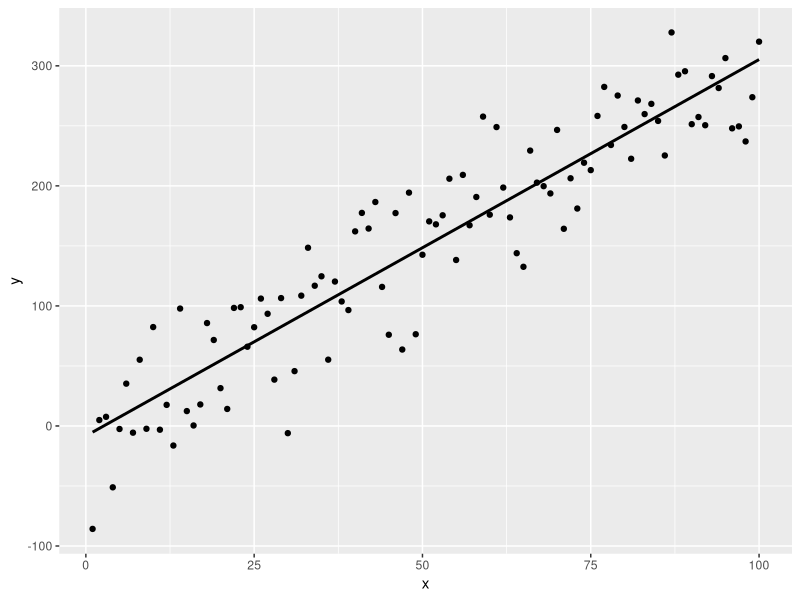
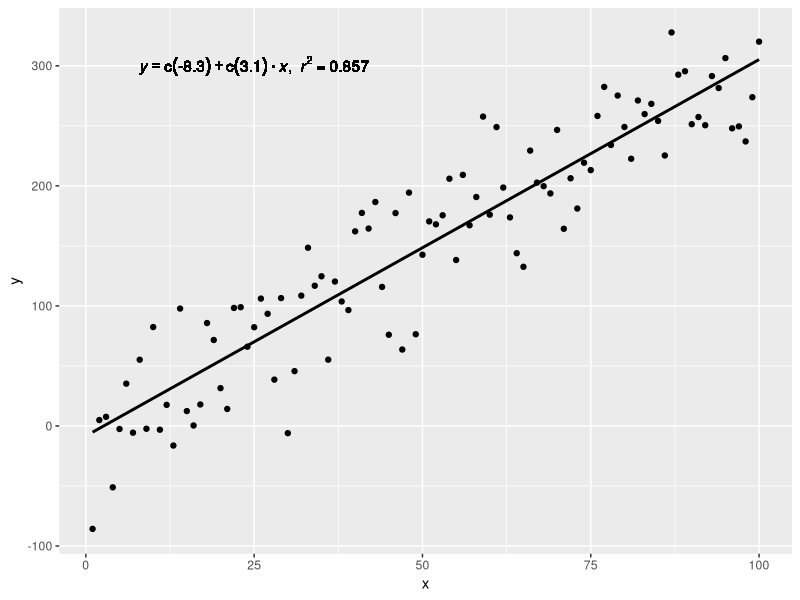

Here is the R script that generated these plots, in order: (Note: this script raises an error after producing the figures.)
###  1: plot regression line, and add reg equation and R_square on the graph
library(ggplot2)
df <- data.frame(x = c(1:100))
df$y <- 2 + 3 * df$x + rnorm(100, sd = 40)
p <- ggplot(data = df, aes(x = x, y = y)) +
            geom_smooth(method = "lm", se=FALSE, color="black", formula = y ~ x) +
            geom_point()

p

lm_eqn = function(df){
    m = lm(y ~ x, df);
    eq <- substitute(italic(y) == a + b %.% italic(x)*","~~italic(r)^2~"="~r2, 
         list(a = format(coef(m)[1], digits = 2), 
              b = format(coef(m)[2], digits = 2), 
             r2 = format(summary(m)$r.squared, digits = 3)))
    as.character(as.expression(eq));                 
}

p1 = p + geom_text(aes(x = 25, y = 300, label = lm_eqn(df)), parse = TRUE)

p1


###  2: add the number of counts in the histogram / bar plot
library(plyr)
library(ggplot2)
ggplot(diamonds)+geom_histogram(aes(cut))
 
cut_avg <- aggregate(.~cut, diamonds, length)

ggplot(diamonds)+geom_histogram(aes(cut), colour="blue", fill="white")+geom_text(aes(y=cut_avg$depth, x=cut_avg$cut, label=cut_avg$depth), size=10)


